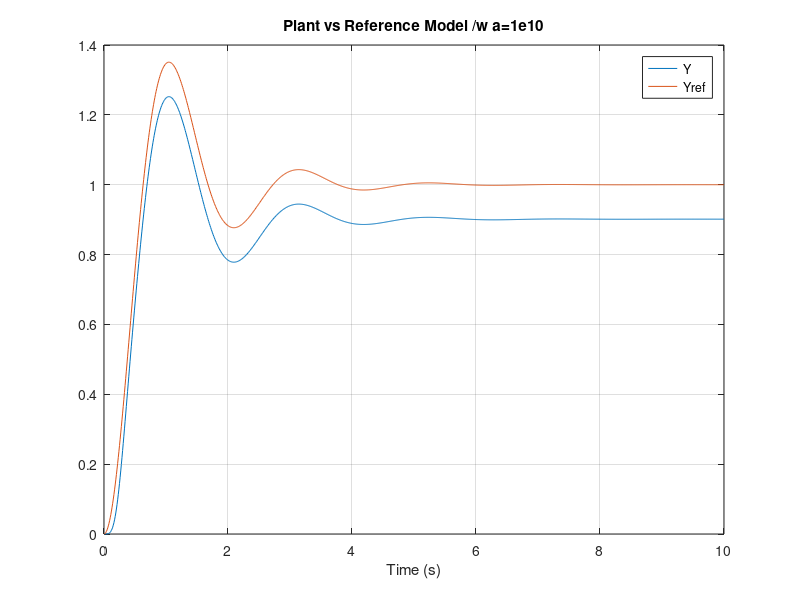

MATLAB code for this plot:
%% Reference model
% b = [0 0 10]; a = [1 2 10]; % num, den
% [Am,Bm,Cm,Dm] = tf2ss(b,a);
Am = [0 -10; 1 -2]; Bm = [10; 0]; Cm = [0 1];

%% System
A = [-2 1 0 0; 1 -2 1 0; 0 1 -2 1; 0 0 1 -1]; B = [1;0;0;0];
C = [0 0 0 1]; D = 0;

%% Augmented system
Aaug = [A, zeros(4,2); zeros(2,4), Am]; Baug = [B;zeros(2,1)];
Caug = [C, -Cm];

%% LQR to find Kx and Kxm
a = 1e10;
Q = a*Caug'*Caug; R = 1;
K = lqr(Aaug,Baug,Q,R);
Kx = K([1:4])
Kxm = K([5:6])

%% Linear simulation
% Acl = [A-B*Kx, -B*Kxm; zeros(2,4), Am]; Bcl = [zeros(4,1); Bm];
% Ccl = [C 0 0; zeros(1,4), Cm]; Dcl = [0;0];
% 
% Tend = 15; t = transpose(linspace(0,Tend));
% X0 = zeros(6,1);
% R = ones(size(t));
% Y = step3(Acl,Bcl,Ccl,Dcl,t,X0,R);
% plot(t,Y);
% legend('Y','Yref');

Acl = Aaug - Baug*K; Bcl = [zeros(4,1); Bm];
Ccl = [C, 0, 0; zeros(1,4), Cm]; Dcl = [0;0];

t = linspace(0,10,1001);
G = ss(Acl,Bcl,Ccl,Dcl);
Y = step(G,t);
plot(t,Y)
grid on;
legend('Y','Yref');
xlabel('Time (s)'); title('Plant vs Reference Model /w a=1e10');

